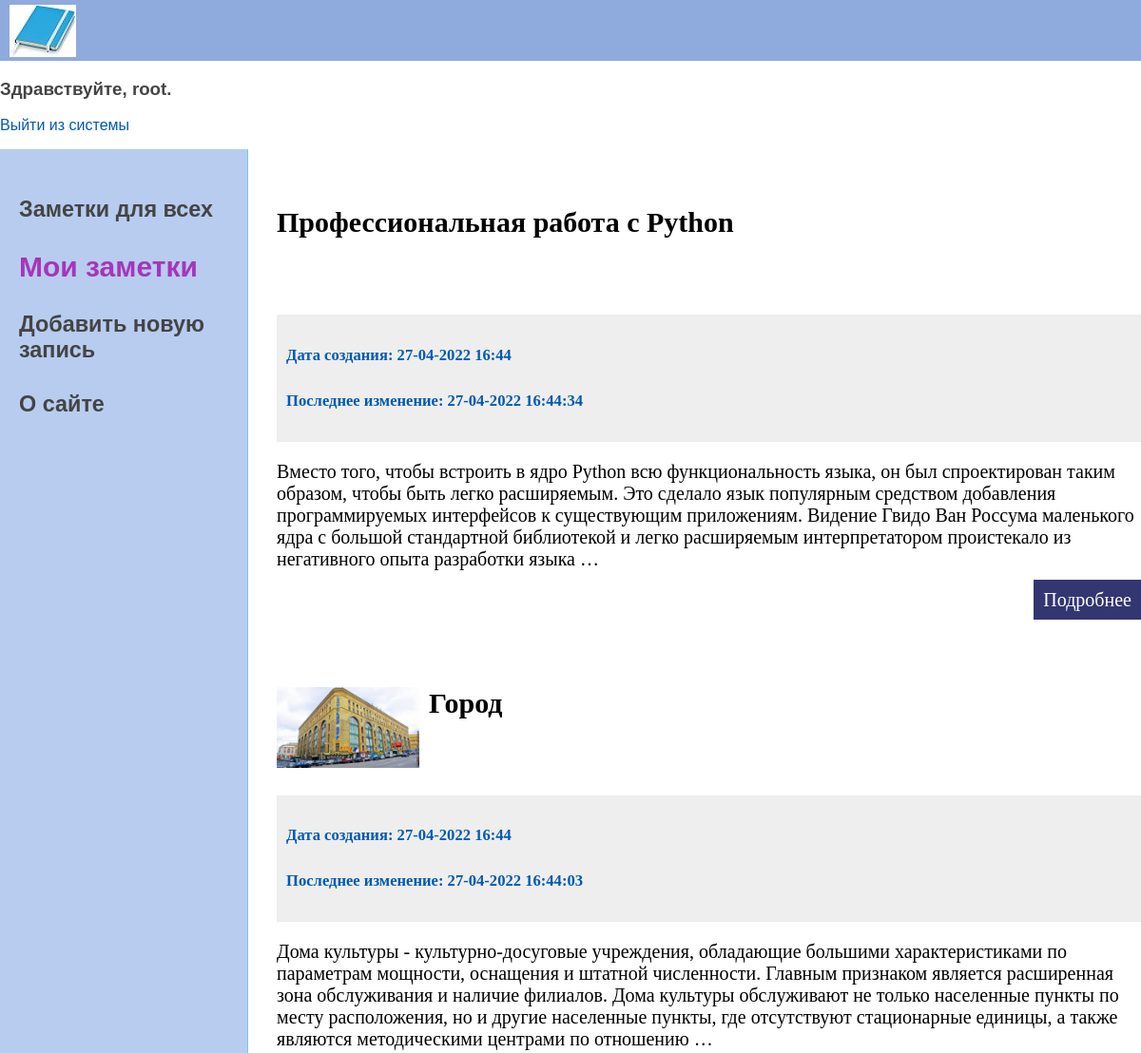
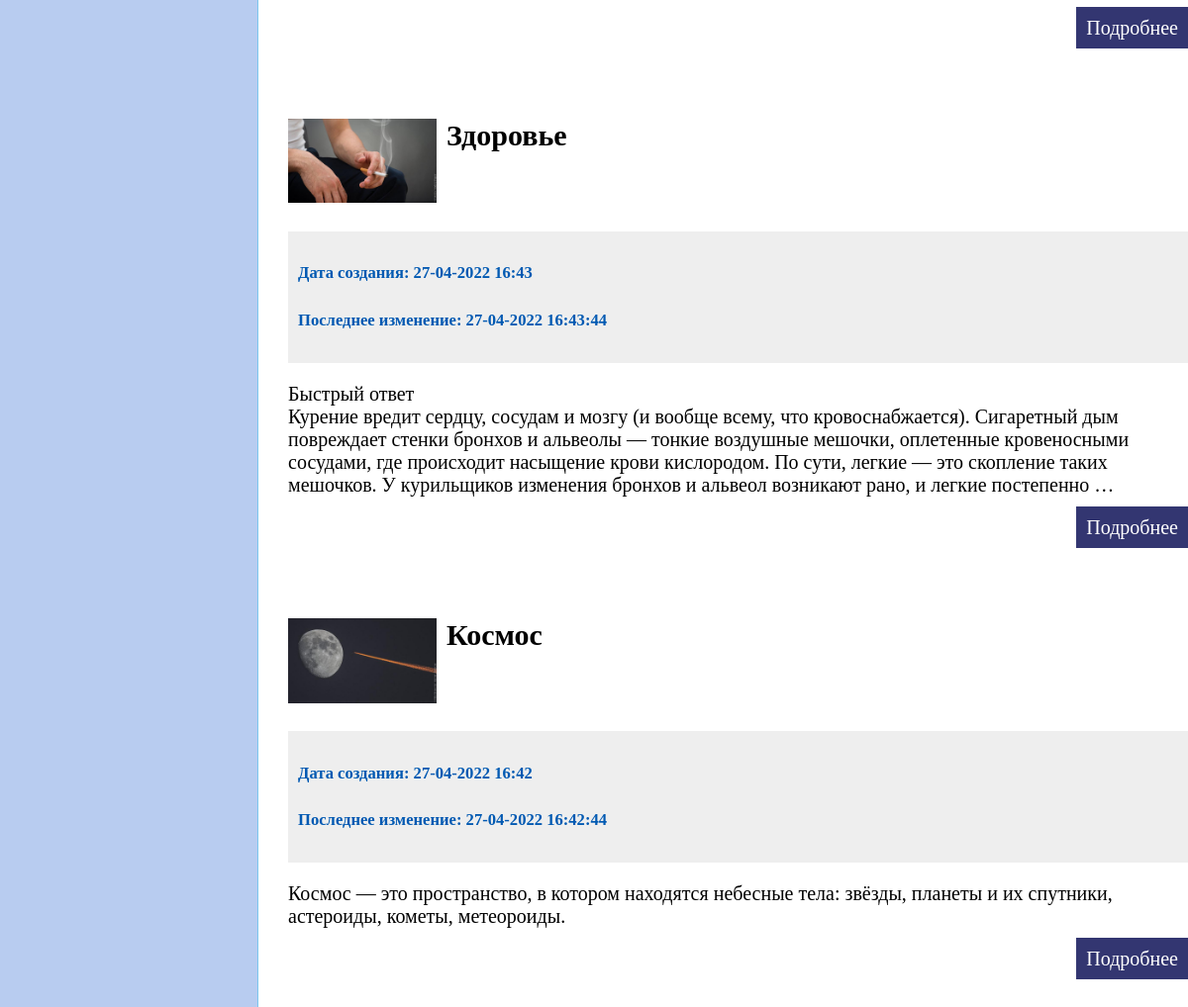
The app's page /home/ (signed in) with its own data (2 pictures, top to bottom).
### notes/models.py (models this page shows, shortened)
class Note(models.Model):
    title = models.CharField(max_length=200, verbose_name='Название')
    author = models.ForeignKey(
        'auth.User',
        on_delete=models.CASCADE,
        verbose_name='Автор'
    )
    body = models.TextField(blank=True, verbose_name='Текст')
    time_create = models.DateTimeField(auto_now_add=True, verbose_name="Время создания")
    time_update = models.DateTimeField(auto_now=True, verbose_name="Время изменения")
    photo = models.ImageField(blank=True, upload_to='photos/%Y/%m/%d/', verbose_name='Изображение')
    is_published = models.BooleanField(default=False, verbose_name='Видят все')
    def get_absolute_url(self):
        return reverse('note_detail', kwargs={'pk': self.pk})
    class Meta:
        verbose_name = 'Заметки'
        verbose_name_plural = 'Заметки'
        ordering = ['-time_update', 'title']

### notes/views.py (the view)
# urls.py: path('home/', NoteListView.as_view(), name='home'),
class NoteListView(ListView):
    model = Note
    template_name = 'home.html'

### notes/templatetags/notes_tags.py (called while the page is built)
@register.inclusion_tag('list_notes.html')
def show_notes(request, auth=True):
    current_url = resolve(request.path_info).url_name
    if not auth:
        urls = [{'title': 'Заметки для всех', 'url_name': 'common'},
                {'title': 'О сайте', 'url_name': 'about'}
                ]
    else:
        urls = [{'title': 'Заметки для всех', 'url_name': 'common'},
                {'title': 'Мои заметки', 'url_name': 'home'},
                {'title': 'Добавить новую запись', 'url_name': 'note_new'},
                {'title': 'О сайте', 'url_name': 'about'}
                ]
    return {'urls': urls, 'current_url': current_url}

### templates/home.html (shortened to what this page needs)
{% extends 'base.html' %}
{% load notes_tags %}
{% block content %}
{% if user.is_authenticated %}
<ul class="list-articles">
	{% for note in note_list %}
		{% if note.author.pk == request.user.pk %}
		{% if note.photo %}
			<p><img class="img-article-left thumb" src="{{note.photo.url}}"></p>
		{% endif %}
        <h2>{{note.title}}</h2>
		<li><div class="article-panel">
		<h5><a class="first">Дата создания: {{ note.time_create|date:'d-m-Y H:i' }}</a></h5>
		<h5><a class="last">Последнее изменение: {{ note.time_update|date:'d-m-Y H:i:s' }}</a></h5>
		</div>
		{% autoescape on %}
		<p>{{ note.body| linebreaks|truncatewords:50 }}</p>
		{% endautoescape %}
			<p class="link-read-post"><a href="{{note.get_absolute_url}}">Подробнее</a></p>
			</li>
	{% endif %}
	{% endfor %}
</ul>
      {% else %}
        <h3><p>Пожалуйста, авторизуйтесь или зарегистрируйтесь, чтобы оставлять заметки.</p></h3>
      {% endif %}
{% endblock %}

### templates/base.html (shortened to what this page needs)
{% load static %}
{% load notes_tags %}
<html>
  <head>
	<link type="text/css" href="{% static 'css/base.css' %}" rel="stylesheet" />
  </head>
  <body>
  <table class="table-page" border=0 cellpadding="0" cellspacing="0">
<tr><td valign=top>
		<div class="header">
			<ul id="mainmenu" class="mainmenu">
			<li class="logo"><a href="{% url 'common' %}"><div class="logo"></div></a></li>
			</ul>
		</div>
    <div>
      {% if user.is_authenticated %}
        <h3>Здравствуйте, {{ user.username }}.</h3>
        <p><a href="{% url 'logout' %}">Выйти из системы</a></p>
      {% else %}
        <h3>Вы не авторизованы.</h3>
        <a href="{% url 'login' %}">Авторизация</a> |
        <a href="{% url 'signup' %}">Регистрация</a>
      {% endif %}
        		</div>
<table class="table-content" border=0 cellpadding="0" cellspacing="0">
<tr>
	<td valign="top" class="left-chapters">
	<ul id="leftchapters">
        {% show_notes request%}
	</ul>
</td>
<td valign="top" class="content">
	<div class="content-text">
{% block content %}
{% endblock %}
	</div>
</table>
</td></tr></table>
  </body>
</html>

### static/css/base.css (style rules this page uses)
html, body { font-family: 'Arial'; margin: 0; padding: 0; height: 100%; width: 100%; color: #444; }
a { color: #0059b2; text-decoration: none; }
img { max-width: 600px; height: auto; }
img.img-article-left { max-width: 300px; height: auto; float: left; padding: 0 10px 10px 0; }
img.img-article-left.thumb { max-width: 150px; height: auto; }
p.link-read-post { text-align: right; }
p.link-read-post a { padding: 10px; min-width: 100px; background: #333671; color: #fff; text-decoration: none; }
div.article-panel { background: #eee; padding: 5px 10px 5px 10px; box-sizing: border-box; overflow: hidden; color: #555; }
ul.list-articles { list-style: none; margin: 0; padding: 0; }
ul.list-articles li { border-bottom: 1px solid #ааа; margin: 80px 0; }
.table-page { width: 100%; height: 100%; vertical-align: top; }
.table-page tr { height: 100%; }
.header { background: #1e54b87e; height: 64px; }
.logo { background: url('../images/notebook.jpg') no-repeat 10px 5px; width: 1000px; height: 100px; }
ul.mainmenu { list-style: none; margin: 0; padding: 0; height: 60px; color: #27292e; font-size: 20px; overflow: hidden; }
ul.mainmenu li { float: left; margin: 18px 40px 0 30px; }
ul.mainmenu li.logo { margin: 0; }
ul.mainmenu li a { color: #c0e755; text-decoration: none; }
.table-content { width: 100%; min-height: 100%; height: 100%; }
.left-chapters { margin: 0; background: rgba(45, 103, 209, 0.336); border-right: 1px solid rgba(20, 190, 233, 0.37); min-height: 100%; }
.left-chapters ul { width: 230px; min-height: 100%; margin: 0; padding: 20px 10px 10px 20px; list-style: none; font-size: 20px; }
.content-text { margin: 60px 0 0 30px; color: #000; font-size: 20px; font-family: Yandex Sans Display Light; }

### records on screen
Note: title "Профессиональная работа с Python", time_create "27-04-2022 16:44", time_update "27-04-2022 16:44:34", body "Вместо того, чтобы встроить в ядро Python всю функциональность языка, он был спроектирован таким образом, чтобы быть легко расширяемым. Это сделало язык популярным средством добавления программируемых интерфейсов к существующим приложениям. Видение Гвидо Ван Россума маленького ядра с большой стандартной библиотекой и легко расширяемым интерпретатором проистекало из негативного опыта разработки языка …"
Note: photo (picture), title "Город", time_create "27-04-2022 16:44", time_update "27-04-2022 16:44:03", body "Дома культуры - культурно-досуговые учреждения, обладающие большими характеристиками по параметрам мощности, оснащения и штатной численности. Главным признаком является расширенная зона обслуживания и наличие филиалов. Дома культуры обслуживают не только населенные пункты по месту расположения, но и другие населенные пункты, где отсутствуют стационарные единицы, а также являются методическими центрами по отношению …"
Note: photo (picture), title "Здоровье", time_create "27-04-2022 16:43", time_update "27-04-2022 16:43:44", body "Быстрый ответ Курение вредит сердцу, сосудам и мозгу (и вообще всему, что кровоснабжается). Сигаретный дым повреждает стенки бронхов и альвеолы — тонкие воздушные мешочки, оплетенные кровеносными сосудами, где происходит насыщение крови кислородом. По сути, легкие — это скопление таких мешочков. У курильщиков изменения бронхов и альвеол возникают рано, и легкие постепенно …"
Note: photo (picture), title "Космос", time_create "27-04-2022 16:42", time_update "27-04-2022 16:42:44", body "Космос — это пространство, в котором находятся небесные тела: звёзды, планеты и их спутники, астероиды, кометы, метеороиды."

### other values on screen
{{ user.username }} "root"
{{ url.title }} "Заметки для всех" "Добавить новую запись" "О сайте"
{{ url.title }} "Мои заметки"
